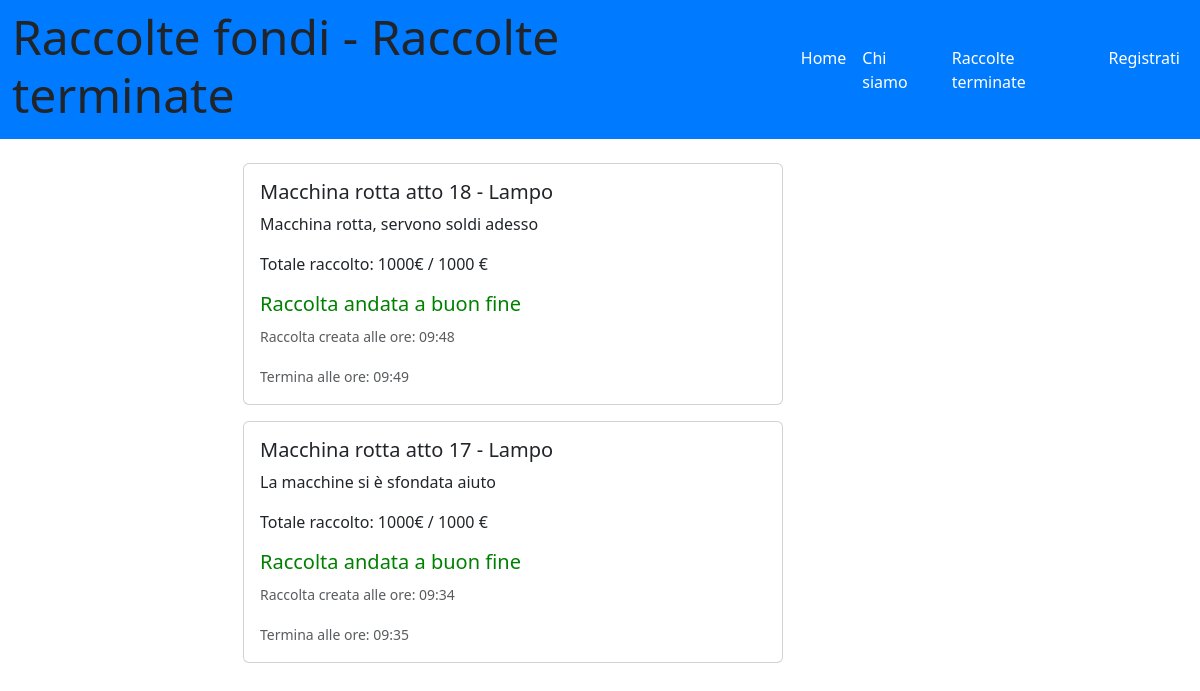
Before: /raccolte_terminate with the older database file.
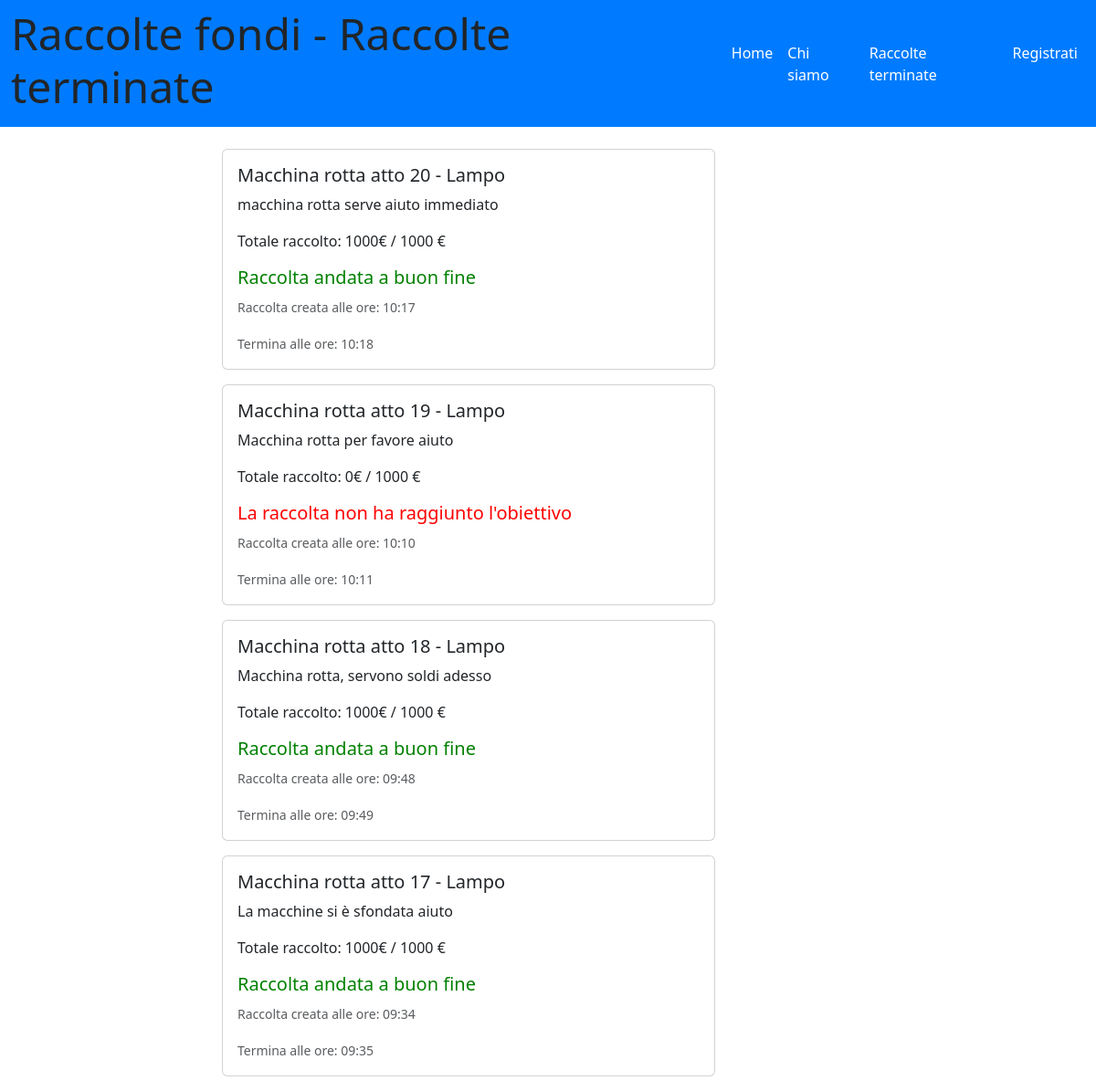
After: the same page with the newer database file.
### tables this page shows
CREATE TABLE "raccolte" (
	"id_raccolta"	INTEGER NOT NULL UNIQUE ,
	"nome_raccolta"	TEXT NOT NULL,
	"descrizione"	TEXT,
	"immagine"	TEXT,
	"data_creazione"	TEXT,
	"data_termine"	TEXT,
	"cifra_attuale"	NUMERIC,
	"cifra_da_raggiungere"	NUMERIC,
	"tipo_raccolta"	TEXT,
	"organizzatore_raccolta"	INTEGER,
	"importo_minimo"	NUMERIC,
	"status"	TEXT DEFAULT 'attiva',
	"aggiornata"	TEXT DEFAULT 'no',
	PRIMARY KEY("id_raccolta" AUTOINCREMENT),
	FOREIGN KEY("organizzatore_raccolta") REFERENCES "utenti"("id_utente")
);

### app.py (the view)
@app.route('/raccolte_terminate')
def raccolte_terminate():
    raccolte_terminate_db = raccolte_dao.get_raccolte_terminate()
    return render_template('raccolte_terminate.html', raccolte_terminate=raccolte_terminate_db)

### app.py (called while the page is built)
@app.before_request
def update_before_request():
    app.logger.info('Inizio update_status_e_portafoglio')
    try:
        raccolte_dao.update_status_e_portafoglio()
        app.logger.info('Fine update_status_e_portafoglio')
    except Exception as e:
        print('Error during update:', str(e))

### raccolte_dao.py (called while the page is built, shortened)
def get_raccolte_terminate():
    conn = sqlite3.connect('db/raccolte_fondi.db')
    conn.row_factory = sqlite3.Row
    cursor = conn.cursor()
    status_terminata = 'terminata'
    sql = 'SELECT * FROM raccolte WHERE status = ? ORDER BY data_creazione DESC'
    cursor.execute(sql, (status_terminata,))
    raccolte_terminate = cursor.fetchall()
    cursor.close()
    conn.close()
    return raccolte_terminate

def update_status_e_portafoglio():
    conn = sqlite3.connect('db/raccolte_fondi.db')
    conn.row_factory = sqlite3.Row
    cursor = conn.cursor()
    success = False
    now = datetime.now()
    data_oggi = now.strftime("%Y-%m-%d %H:%M")
    sql_update_status = 'UPDATE raccolte SET status = "terminata" WHERE strftime("%Y-%m-%d %H:%M", data_termine) <= ? AND status = "attiva" OR (cifra_attuale >= cifra_da_raggiungere AND status = "attiva")'
    cursor.execute(sql_update_status, (data_oggi, ))
    raccolte_da_aggiornare = cursor.execute('''
    SELECT id_raccolta, organizzatore_raccolta, cifra_attuale
    FROM raccolte
    WHERE status = "terminata" AND aggiornata = "no"
    ''').fetchall()
    try:
        conn.commit()
        success = True
    except Exception as e:
        print('Error during portafoglio update:', str(e))
        conn.rollback()
    conn.close()
    return success

### templates/raccolte_terminate.html (shortened to what this page needs)
{% extends "base.html" %}
{% block home_active %}active{% endblock %}
{% block page_name%}Raccolte terminate{%endblock%}
{%block content%}
<main class="col-lg-9 col-md-12">
    <div class="container">
    <div class="row">
        <div class="col-3">
        </div>
    <div class="col-9">
    {% for raccolta in raccolte_terminate%}
    <div class="card mb-3" style="max-width: 540px;">
      <div class="row g-0">
        <div class="col-12">
          <div class="card-body">
            <h5 class="card-title">
                 {{raccolta.nome_raccolta | e}}
              - {% if raccolta.tipo_raccolta == 'lampo' %} Lampo
              {%else%} Normale
              {%endif%}
            </h5>
            <p class="card-text">{{raccolta.descrizione}}</p>
            <p class="card-text">Totale raccolto: {{raccolta.cifra_attuale}}€ / {{raccolta.cifra_da_raggiungere}} €</p>
            {% if raccolta.cifra_attuale >= raccolta.cifra_da_raggiungere %}
            <h5 class="raccolte_terminate_successo">Raccolta andata a buon fine</h5>
            {%  else %}
            <h5 class="raccolte_terminate_fallita">La raccolta non ha raggiunto l'obiettivo</h5>
            {% endif %}
            {% if raccolta.tipo_raccolta == 'lampo' %}
            <p class="card-text"><small class="text-body-secondary">Raccolta creata alle ore: {{raccolta.data_creazione.split(' ')[1]}}</small></p>
            <p class="card-text"><small class="text-body-secondary">Termina alle ore: {{raccolta.data_termine.split(' ')[1]}}</small></p>
            {% else %}
            <p class="card-text"><small class="text-body-secondary">Raccolta creata il: {{raccolta.data_creazione}}</small></p>
            <p class="card-text"><small class="text-body-secondary">Termina il: {{raccolta.data_termine}}</small></p>
            {% endif %}
          </div>
        </div>
      </div>
    </div>
    {% endfor %}
</div>
</main>
{% endblock %}

### templates/base.html (shortened to what this page needs)
<!doctype html>
<html lang="en">
<head>
  <link href="https://cdn.jsdelivr.net/npm/bootstrap@5.3.2/dist/css/bootstrap.min.css" rel="stylesheet"
>
  <link rel="stylesheet" href="https://cdn.jsdelivr.net/npm/bootstrap-icons@1.11.2/font/bootstrap-icons.min.css">
  <link rel="stylesheet" href="{{ url_for('static', filename='style.css') }}">
</head>
<body>
  <header id="myheader">
    <nav class="navbar navbar-dark navbar-expand-lg mynavbar">
      <div class="container-fluid">
        <h1 class="display-5">Raccolte fondi - {% block page_name %}{% endblock %}</h1>
        <div class="collapse navbar-collapse" id="navbarSupportedContent">
          <ul class="navbar-nav ms-auto">
            <li class="nav-item">
              <a class="nav-link {%block home_active%}{% endblock %}" aria-current="page" href="/">Home</a>
            </li>
            <li class="nav-item">
              <a class="nav-link {%block about_active%}{% endblock %}" href="{{ url_for('about') }}">Chi siamo</a>
            </li>
            <li class="nav-item">
                <a class="nav-link {%block raccolte_terminate_active%}{% endblock %}" href="{{ url_for('raccolte_terminate') }}">Raccolte terminate</a>
              </li>
            {% if current_user.is_authenticated %}
            <li class="nav-item dropdown dropstart">
              <a class="nav-link dropdown-toggle" href="#" role="button" data-bs-toggle="dropdown"
                aria-expanded="false">
                @{{current_user.nome}} {{current_user.cognome}}
              </a>
              <ul class="dropdown-menu dropdown-menu-dark">
                <li><a class="dropdown-item" href="{{ url_for('le_mie_raccolte') }}">Le mie raccolte</a></li>
                <li><a class="dropdown-item" href="{{ url_for('logout') }}">Esci</a></li>
              </ul>
            </li>
            {% else %}
            <li class="nav-item">
              <a class="nav-link {%block signup_active%}{% endblock %}" aria-current="page"
                href="{{ url_for('iscriviti') }}">Registrati</a>
            </li>
            {% endif %}
          </ul>
        </div>
      </div>
    </nav>
  </header>
  <div class="container-fluid mt-4">
    <div class="row">
      {%block content %}{% endblock %}
    </div>
  </div>
</body>
</html>

### static/style.css (style rules this page uses)
.mynavbar { background-color: #007bff; }
.navbar-dark .navbar-nav .nav-link { color: white; }
.raccolte_terminate_successo { color:green }
.raccolte_terminate_fallita { color:red }

Changed rows visible on the page:
added raccolte: nome_raccolta "Macchina rotta atto 20", tipo_raccolta "Lampo", descrizione "macchina rotta serve aiuto immediato", cifra_attuale "1000", cifra_da_raggiungere "1000", shows "Raccolta andata a buon fine", data_creazione "10:17", data_termine "10:18"
added raccolte: nome_raccolta "Macchina rotta atto 19", tipo_raccolta "Lampo", descrizione "Macchina rotta per favore aiuto", cifra_attuale "0", cifra_da_raggiungere "1000", shows "La raccolta non ha raggiunto l'obiettivo", data_creazione "10:10", data_termine "10:11"
